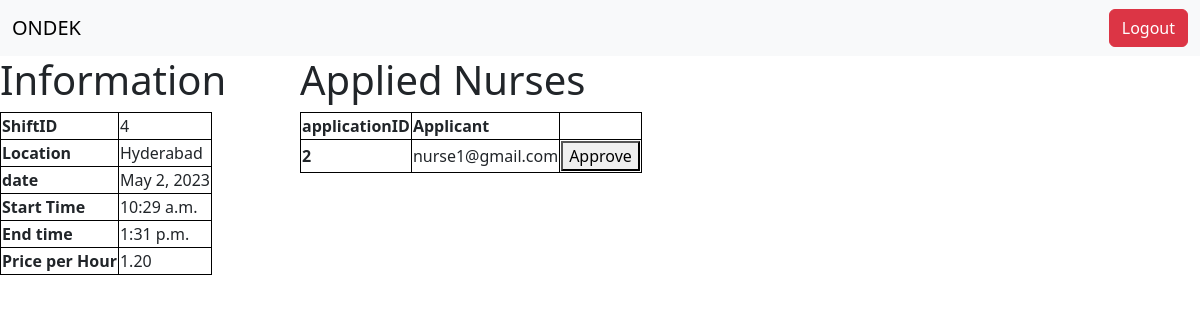
Page /hospital/openshifts/4 (signed in) on the committed database.
### myapp/models.py (models this page shows, shortened)
class hospitalShiftDetails(models.Model):
    shiftID = models.AutoField(primary_key=True)
    hospital = models.ForeignKey(User, on_delete=models.CASCADE)
    location = models.CharField(max_length=255)
    date = models.DateField()
    start_time = models.TimeField()
    end_time = models.TimeField()
    price_per_hour = models.DecimalField(max_digits=6, decimal_places=2)
    status = models.CharField(max_length=40,default="open")

class AppliedNurses(models.Model):
    applicationID=models.AutoField(primary_key=True)
    applicant = models.ForeignKey(User, on_delete=models.CASCADE)
    appliedShift = models.ForeignKey(hospitalShiftDetails, on_delete=models.CASCADE)
    is_accepted = models.BooleanField(default=False)

class User(AbstractBaseUser,PermissionsMixin):
    email = models.EmailField(unique=True)
    first_name = models.CharField(max_length=30, blank=True)
    last_name = models.CharField(max_length=30, blank=True)
    is_nurse = models.BooleanField(default=False)
    is_hospital = models.BooleanField(default=False)
    is_mediator = models.BooleanField(default=False)
    is_staff = models.BooleanField(default=False)
    is_superuser = models.BooleanField(default=False)
    objects = UserManager()
    USERNAME_FIELD = 'email'
    REQUIRED_FIELDS = []
    def __str__(self):
        return self.email

### myapp/views.py (the view)
# urls.py: path('hospital/openshifts/<int:shiftID>',views.openshifts,name="openShifts"),
@login_required(login_url='login')
def openshifts(request,shiftID):
    if request.user.is_hospital==True:
        if request.method=="POST":
            applicationID = request.POST['applicationID']
            selectedShift = hospitalShiftDetails.objects.get(shiftID=shiftID)
            selectedShift.status="closed"
            selectedShift.save()
            selectedApplicant = AppliedNurses.objects.get(applicationID=applicationID)
            selectedApplicant.is_accepted=True
            selectedApplicant.save()
            return redirect("hospital")
        else:
            currentShift = hospitalShiftDetails.objects.filter(status="open").filter(shiftID=shiftID).first()
            applicants= AppliedNurses.objects.filter(appliedShift=shiftID)
            context={
                "currentShift":currentShift,
                "applicants" : applicants,
            }
            return render(request,"openshifts.html",context)
    return redirect('home')

### templates/openShifts.html (shortened to what this page needs)
{% extends 'base.html' %} {% block content %}
<div class="openshift-con">
    <div>
        <h1>Information</h1>
        <table>
            <tbody>
                <tr>
                <th>ShiftID</th>
                <td>{{currentShift.shiftID}}</td>
                </tr>
                <tr>
                <th>Location</th>
                <td>{{currentShift.location}}</td>
                </tr>
                <tr>
                <th>date</th>
                <td>{{currentShift.date}}</td>
                </tr>
                <tr>
                <th>Start Time</th>
                <td>{{currentShift.start_time}}</td>
                </tr>
                <tr>
                <th>End time</th>
                <td>{{currentShift.end_time}}</td>
                </tr>
                <tr>
                <th>Price per Hour</th>
                <td>{{currentShift.price_per_hour}}</td>
                </tr>
            </tbody>
        </table>
    </div>
    <div>
        <h1>Applied Nurses</h1>
        <table>
            <thead>
                <th>applicationID</th>
                <th>Applicant</th>
            </thead>
            <tbody>
                {% for applicant in applicants %}
                <form method="post">
                <tr>
                    <th>{{applicant.applicationID}}</th>
                    <td>{{applicant.applicant}}</td>
                    <td><button>Approve</button></td>
                </tr>
                </form>
                {% endfor %}
            </tbody>
        </table>
    </div>
</div>
{% endblock content %}

### templates/openShifts.html (style rules this page uses)
.openshift-con { display: grid; grid-template-columns: 1fr 3fr; }
table, th, td { border: 1px solid black; }

### rows in the picture
hospitalShiftDetails: shiftID "4", location "Hyderabad", date "May 2, 2023", start_time "10:29 a.m.", end_time "1:31 p.m.", price_per_hour "1.20"
AppliedNurses: applicationID "2", applicant "nurse1@gmail.com"
